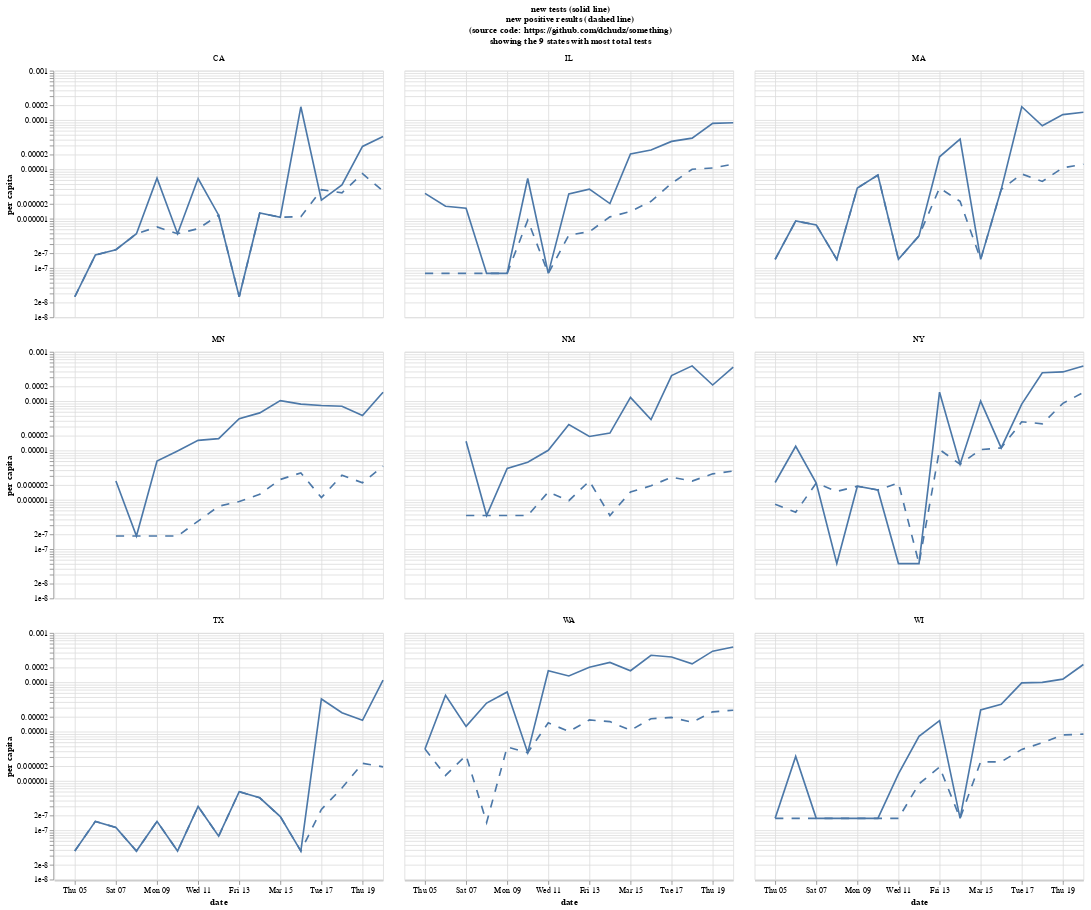

Notebook cell for this chart:
### Code cell
positive = alt.Chart().mark_line(strokeDash=[10,10]).encode(
    alt.X('date'),
    alt.Y('positive', scale=alt.Scale(type='log'), title="per capita"),
)
total = alt.Chart().mark_line().encode(
    alt.X('date'),
    alt.Y('total', scale=alt.Scale(type='log')),
)

title = ["new tests (solid line)",
         "new positive results (dashed line)",
        "(source code: https://github.com/dchudz/something)",
        f"showing the {n_states} states with most total tests"]

alt.layer(positive, total
         ).facet(
    data=per_capita_state_subset,
    facet=alt.Facet('state', title=title),
                columns=3).configure_legend(symbolSize=120,
                                   labelLimit= 0,
                                   symbolType='circle',
                                   labelFontSize=14
                )

### Figure 1 — Vega-Lite specification as saved in the notebook (floating-point values rounded to 4 significant figures; data arrays with more than 128 entries replaced by an {"elided": "..."} marker saying what was removed)
{"config": {"view": {"continuousWidth": 400, "continuousHeight": 300}, "legend": {"labelFontSize": 14, "labelLimit": 0, "symbolSize": 120, "symbolType": "circle"}}, "data": {"name": "data-59a2b674c79439098de831e313ead29c"}, "facet": {"type": "nominal", "field": "state", "title": ["new tests (solid line)", "new positive results (dashed line)", "(source code: https://github.com/dchudz/something)", "showing the 9 states with most total tests"]}, "spec": {"layer": [{"mark": {"type": "line", "strokeDash": [10, 10]}, "encoding": {"x": {"type": "temporal", "field": "date"}, "y": {"type": "quantitative", "field": "positive", "scale": {"type": "log"}, "title": "per capita"}}}, {"mark": "line", "encoding": {"x": {"type": "temporal", "field": "date"}, "y": {"type": "quantitative", "field": "total", "scale": {"type": "log"}}}}]}, "columns": 3, "$schema": "https://vega.github.io/schema/vega-lite/v4.0.2.json", "datasets": {"data-59a2b674c79439098de831e313ead29c": {"elided": "149 records"}}}
